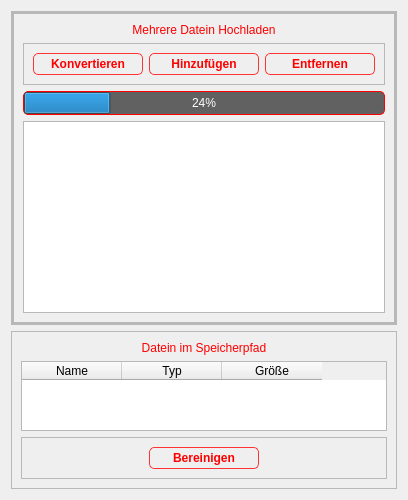
            <widget class="QWidget" name="multiKonvertPage">
             <property name="styleSheet">
              <string notr="true"> QPushButton {
		background-color:none;
                border: 1px solid #ff3333;
				
	color: rgb(255, 0, 0);
			padding:3 15;
                border-radius: 5px;
                font-weight: bold;
            }
            QPushButton:hover {
              		background-color:qlineargradient(x1:0, y1:0, x2:1, y2:0,
    	stop: 1 #C0392B,                              
		stop: 0 #E74C3C );
color:white;
            }
            QPushButton:pressed {
                background-color:qlineargradient(x1:0, y1:0, x2:1, y2:0,
    	stop: 0 #C0392B,                              
		stop: 1 #E74C3C );
	color:white;            
}
 QPushButton:disabled {
        background-color: none;
        border-color: #aaaaaa;
        color: #666666;
    }</string>
             </property>
             <layout class="QVBoxLayout" name="verticalLayout_16">
              <item>
               <widget class="QFrame" name="frame_9">
                <property name="frameShape">
                 <enum>QFrame::StyledPanel</enum>
                </property>
                <property name="frameShadow">
                 <enum>QFrame::Raised</enum>
                </property>
                <layout class="QVBoxLayout" name="verticalLayout_14">
                 <property name="leftMargin">
                  <number>0</number>
                 </property>
                 <property name="topMargin">
                  <number>0</number>
                 </property>
                 <property name="rightMargin">
                  <number>0</number>
                 </property>
                 <property name="bottomMargin">
                  <number>0</number>
                 </property>
                 <item>
                  <widget class="QFrame" name="frame_10">
                   <property name="frameShape">
                    <enum>QFrame::StyledPanel</enum>
                   </property>
                   <property name="frameShadow">
                    <enum>QFrame::Raised</enum>
                   </property>
                   <layout class="QVBoxLayout" name="verticalLayout_13">
                    <property name="spacing">
                     <number>0</number>
                    </property>
                    <property name="leftMargin">
                     <number>0</number>
                    </property>
                    <property name="topMargin">
                     <number>0</number>
                    </property>
                    <property name="rightMargin">
                     <number>0</number>
                    </property>
                    <property name="bottomMargin">
                     <number>0</number>
                    </property>
                    <item>
                     <widget class="QFrame" name="frame_11">
                      <property name="styleSheet">
                       <string notr="true"> QPushButton {
		background-color:none;
                border: 1px solid #ff3333;
				
	color: rgb(255, 0, 0);
			padding:3 15;
                border-radius: 5px;
                font-weight: bold;
            }
            QPushButton:hover {
              		background-color:qlineargradient(x1:0, y1:0, x2:1, y2:0,
    	stop: 1 #C0392B,                              
		stop: 0 #E74C3C );
color:white;
            }
            QPushButton:pressed {
                background-color:qlineargradient(x1:0, y1:0, x2:1, y2:0,
    	stop: 0 #C0392B,                              
		stop: 1 #E74C3C );
	color:white;            
}
 QPushButton:disabled {
        background-color: none;
        border-color: #aaaaaa;
        color: #666666;
    }</string>
                      </property>
                      <property name="frameShape">
                       <enum>QFrame::StyledPanel</enum>
                      </property>
                      <property name="frameShadow">
                       <enum>QFrame::Raised</enum>
                      </property>
                      <layout class="QVBoxLayout" name="verticalLayout_15">
                       <item>
                        <widget class="QLabel" name="label_7">
                         <property name="sizePolicy">
                          <sizepolicy hsizetype="Preferred" vsizetype="Preferred">
                           <horstretch>0</horstretch>
                           <verstretch>0</verstretch>
                          </sizepolicy>
                         </property>
                         <property name="styleSheet">
                          <string notr="true">QLabel {
	font: 12pt &quot;Terminator Two&quot;;
	color: rgb(255, 0, 0)
}</string>
                         </property>
                         <property name="text">
                          <string notr="true">Mehrere Datein Hochladen</string>
                         </property>
                         <property name="alignment">
                          <set>Qt::AlignCenter</set>
                         </property>
                         <property name="wordWrap">
                          <bool>true</bool>
                         </property>
                        </widget>
                       </item>
                       <item>
                        <widget class="QFrame" name="frame_15">
                         <property name="styleSheet">
                          <string notr="true"/>
                         </property>
                         <property name="frameShape">
                          <enum>QFrame::StyledPanel</enum>
                         </property>
                         <property name="frameShadow">
                          <enum>QFrame::Raised</enum>
                         </property>
                         <layout class="QHBoxLayout" name="horizontalLayout_8">
                          <item>
                           <widget class="QPushButton" name="saveMultiBtn">
                            <property name="minimumSize">
                             <size>
                              <width>110</width>
                              <height>0</height>
                             </size>
                            </property>
                            <property name="maximumSize">
                             <size>
                              <width>110</width>
                              <height>16777215</height>
                             </size>
                            </property>
                            <property name="text">
                             <string>Konvertieren</string>
                            </property>
                           </widget>
                          </item>
                          <item>
                           <widget class="QPushButton" name="multiUploadBtn">
                            <property name="minimumSize">
                             <size>
                              <width>110</width>
                              <height>0</height>
                             </size>
                            </property>
                            <property name="maximumSize">
                             <size>
                              <width>110</width>
                              <height>16777215</height>
                             </size>
                            </property>
                            <property name="text">
                             <string>Hinzufügen</string>
                            </property>
                           </widget>
                          </item>
                          <item>
                           <widget class="QPushButton" name="eraseUploadBtn">
                            <property name="minimumSize">
                             <size>
                              <width>110</width>
                              <height>0</height>
                             </size>
                            </property>
                            <property name="maximumSize">
                             <size>
                              <width>110</width>
                              <height>16777215</height>
                             </size>
                            </property>
                            <property name="text">
                             <string>Entfernen</string>
                            </property>
                           </widget>
                          </item>
                         </layout>
                        </widget>
                       </item>
                       <item>
                        <widget class="QProgressBar" name="kovertProgressbar">
                         <property name="styleSheet">
                          <string notr="true">QProgressBar {
    border: 1px solid red;
    border-radius: 5px;
	background-color: rgb(97, 97, 97);
	text-align: center;
	color: white;
}
QProgressBar::chunk {
	background-color: qlineargradient(x1:0, y1:0, x2:1, y2:0,
    	stop: 0 #C0392B,                              
		stop: 1 #E74C3C );
}</string>
                         </property>
                         <property name="value">
                          <number>24</number>
                         </property>
                        </widget>
                       </item>
                       <item>
                        <widget class="QListWidget" name="filelistView"/>
                       </item>
                      </layout>
                     </widget>
                    </item>
                   </layout>
                  </widget>
                 </item>
                </layout>
               </widget>
              </item>
              <item>
               <widget class="QFrame" name="frame_20">
                <property name="frameShape">
                 <enum>QFrame::StyledPanel</enum>
                </property>
                <property name="frameShadow">
                 <enum>QFrame::Raised</enum>
                </property>
                <layout class="QVBoxLayout" name="verticalLayout_21">
                 <item>
                  <widget class="QLabel" name="label_9">
                   <property name="styleSheet">
                    <string notr="true">QLabel {
	font: 12pt &quot;Terminator Two&quot;;
	color: rgb(255, 0, 0)
}</string>
                   </property>
                   <property name="text">
                    <string>Datein im Speicherpfad</string>
                   </property>
                   <property name="alignment">
                    <set>Qt::AlignCenter</set>
                   </property>
                  </widget>
                 </item>
                 <item>
                  <widget class="QTableWidget" name="dataTableWidget">
                   <property name="sizeAdjustPolicy">
                    <enum>QAbstractScrollArea::AdjustToContentsOnFirstShow</enum>
                   </property>
                   <property name="alternatingRowColors">
                    <bool>true</bool>
                   </property>
                   <property name="selectionBehavior">
                    <enum>QAbstractItemView::SelectRows</enum>
                   </property>
                   <property name="textElideMode">
                    <enum>Qt::ElideMiddle</enum>
                   </property>
                   <property name="wordWrap">
                    <bool>true</bool>
                   </property>
                   <property name="columnCount">
                    <number>3</number>
                   </property>
                   <attribute name="horizontalHeaderCascadingSectionResizes">
                    <bool>false</bool>
                   </attribute>
                   <attribute name="horizontalHeaderMinimumSectionSize">
                    <number>57</number>
                   </attribute>
                   <attribute name="horizontalHeaderStretchLastSection">
                    <bool>false</bool>
                   </attribute>
                   <column>
                    <property name="text">
                     <string>Name</string>
                    </property>
                   </column>
                   <column>
                    <property name="text">
                     <string>Typ</string>
                    </property>
                   </column>
                   <column>
                    <property name="text">
                     <string>Größe</string>
                    </property>
                    <property name="font">
                     <font>
                      <kerning>true</kerning>
                     </font>
                    </property>
                   </column>
                  </widget>
                 </item>
                 <item>
                  <widget class="QFrame" name="frame_21">
                   <property name="frameShape">
                    <enum>QFrame::StyledPanel</enum>
                   </property>
                   <property name="frameShadow">
                    <enum>QFrame::Raised</enum>
                   </property>
                   <layout class="QHBoxLayout" name="horizontalLayout_12">
                    <item alignment="Qt::AlignHCenter">
                     <widget class="QPushButton" name="clearOutputBtn">
                      <property name="minimumSize">
                       <size>
                        <width>110</width>
                        <height>0</height>
                       </size>
                      </property>
                      <property name="text">
                       <string>Bereinigen</string>
                      </property>
                     </widget>
                    </item>
                   </layout>
                  </widget>
                 </item>
                </layout>
               </widget>
              </item>
             </layout>
            </widget>
